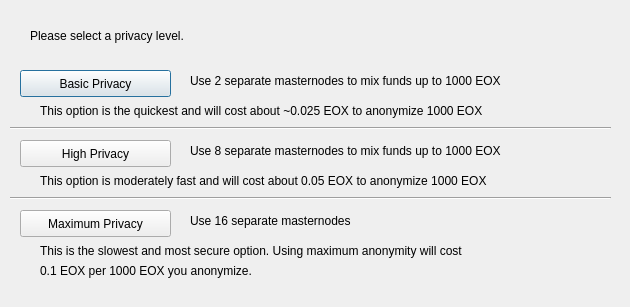
<?xml version="1.0" encoding="UTF-8"?>
<ui version="4.0">
 <class>DarksendConfig</class>
 <widget class="QDialog" name="DarksendConfig">
  <property name="geometry">
   <rect>
    <x>0</x>
    <y>0</y>
    <width>630</width>
    <height>307</height>
   </rect>
  </property>
  <property name="windowTitle">
   <string>Configure PrivateSend</string>
  </property>
  <widget class="QPushButton" name="buttonBasic">
   <property name="geometry">
    <rect>
     <x>20</x>
     <y>70</y>
     <width>151</width>
     <height>27</height>
    </rect>
   </property>
   <property name="text">
    <string>Basic Privacy</string>
   </property>
  </widget>
  <widget class="QPushButton" name="buttonHigh">
   <property name="geometry">
    <rect>
     <x>20</x>
     <y>140</y>
     <width>151</width>
     <height>27</height>
    </rect>
   </property>
   <property name="text">
    <string>High Privacy</string>
   </property>
  </widget>
  <widget class="QPushButton" name="buttonMax">
   <property name="geometry">
    <rect>
     <x>20</x>
     <y>210</y>
     <width>151</width>
     <height>27</height>
    </rect>
   </property>
   <property name="text">
    <string>Maximum Privacy</string>
   </property>
  </widget>
  <widget class="QLabel" name="label">
   <property name="geometry">
    <rect>
     <x>30</x>
     <y>20</y>
     <width>571</width>
     <height>31</height>
    </rect>
   </property>
   <property name="text">
    <string>Please select a privacy level.</string>
   </property>
  </widget>
  <widget class="QLabel" name="label_2">
   <property name="geometry">
    <rect>
     <x>190</x>
     <y>70</y>
     <width>421</width>
     <height>21</height>
    </rect>
   </property>
   <property name="text">
    <string>Use 2 separate masternodes to mix funds up to 1000 EOX</string>
   </property>
  </widget>
  <widget class="QLabel" name="label_3">
   <property name="geometry">
    <rect>
     <x>190</x>
     <y>140</y>
     <width>411</width>
     <height>21</height>
    </rect>
   </property>
   <property name="text">
    <string>Use 8 separate masternodes to mix funds up to 1000 EOX</string>
   </property>
  </widget>
  <widget class="QLabel" name="label_4">
   <property name="geometry">
    <rect>
     <x>190</x>
     <y>210</y>
     <width>421</width>
     <height>21</height>
    </rect>
   </property>
   <property name="text">
    <string>Use 16 separate masternodes</string>
   </property>
  </widget>
  <widget class="QLabel" name="label_6">
   <property name="geometry">
    <rect>
     <x>40</x>
     <y>100</y>
     <width>561</width>
     <height>21</height>
    </rect>
   </property>
   <property name="text">
    <string>This option is the quickest and will cost about ~0.025 EOX to anonymize 1000 EOX</string>
   </property>
  </widget>
  <widget class="QLabel" name="label_7">
   <property name="geometry">
    <rect>
     <x>40</x>
     <y>170</y>
     <width>561</width>
     <height>21</height>
    </rect>
   </property>
   <property name="text">
    <string>This option is moderately fast and will cost about 0.05 EOX to anonymize 1000 EOX</string>
   </property>
  </widget>
  <widget class="QLabel" name="label_8">
   <property name="geometry">
    <rect>
     <x>40</x>
     <y>240</y>
     <width>561</width>
     <height>21</height>
    </rect>
   </property>
   <property name="text">
    <string>This is the slowest and most secure option. Using maximum anonymity will cost</string>
   </property>
  </widget>
  <widget class="QLabel" name="label_9">
   <property name="geometry">
    <rect>
     <x>40</x>
     <y>260</y>
     <width>561</width>
     <height>21</height>
    </rect>
   </property>
   <property name="text">
    <string>0.1 EOX per 1000 EOX you anonymize.</string>
   </property>
  </widget>
  <widget class="Line" name="line">
   <property name="geometry">
    <rect>
     <x>10</x>
     <y>120</y>
     <width>601</width>
     <height>16</height>
    </rect>
   </property>
   <property name="orientation">
    <enum>Qt::Horizontal</enum>
   </property>
  </widget>
  <widget class="Line" name="line_2">
   <property name="geometry">
    <rect>
     <x>10</x>
     <y>190</y>
     <width>601</width>
     <height>16</height>
    </rect>
   </property>
   <property name="orientation">
    <enum>Qt::Horizontal</enum>
   </property>
  </widget>
 </widget>
 <resources/>
 <connections/>
</ui>
